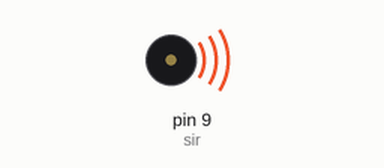
This sketch was run on a simulated Arduino Uno, built with avr-gcc and run on an emulated ATmega328P. On the bench: buzzer (waves = sounding).

Above: at 0.1 s.
Timing chart, 0 to 0.5 s (numbered marks = the images above):
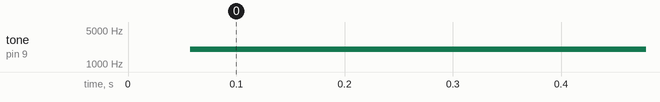

Measured:
- by itself, tone on pin 9 (sir): silent → 2000 Hz at 0.06 s

The sketch:

Melodia_de_sirena.ino
```cpp
int duracion=250; //Duración del sonido
int fMin=2000; //Frecuencia más baja que queremos emitir
int fMax=4000; //Frecuencia más alta que queremos emitir
int i=0;
int sir=9;
void setup(){
 pinMode (sir, OUTPUT); //pin configurado como salida
}

void loop(){
  //sonido más agudo
  for (i=fMin;i<=fMax; i=i+2)
     tone(sir, i, duracion);
  //sonido más grave
  for (i=fMax;i>=fMin; i=i-4)
    tone(sir, i, duracion);
}
```
